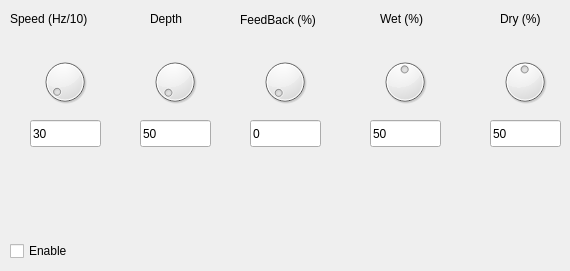
    <widget class="QWidget" name="tab_4">
     <attribute name="title">
      <string>Chorus</string>
     </attribute>
     <widget class="QCheckBox" name="checkBox_4">
      <property name="geometry">
       <rect>
        <x>10</x>
        <y>240</y>
        <width>71</width>
        <height>22</height>
       </rect>
      </property>
      <property name="text">
       <string>Enable</string>
      </property>
     </widget>
     <widget class="QDial" name="ChSpeedDial">
      <property name="geometry">
       <rect>
        <x>40</x>
        <y>50</y>
        <width>50</width>
        <height>64</height>
       </rect>
      </property>
      <property name="minimum">
       <number>1</number>
      </property>
      <property name="maximum">
       <number>1000</number>
      </property>
      <property name="value">
       <number>30</number>
      </property>
     </widget>
     <widget class="QDial" name="ChDepthDial">
      <property name="geometry">
       <rect>
        <x>150</x>
        <y>50</y>
        <width>50</width>
        <height>64</height>
       </rect>
      </property>
      <property name="minimum">
       <number>1</number>
      </property>
      <property name="maximum">
       <number>10000</number>
      </property>
      <property name="value">
       <number>50</number>
      </property>
     </widget>
     <widget class="QDial" name="ChFeedbackDial">
      <property name="geometry">
       <rect>
        <x>260</x>
        <y>50</y>
        <width>50</width>
        <height>64</height>
       </rect>
      </property>
      <property name="maximum">
       <number>100</number>
      </property>
     </widget>
     <widget class="QDial" name="ChWetDial">
      <property name="geometry">
       <rect>
        <x>380</x>
        <y>50</y>
        <width>50</width>
        <height>64</height>
       </rect>
      </property>
      <property name="minimum">
       <number>1</number>
      </property>
      <property name="maximum">
       <number>100</number>
      </property>
      <property name="value">
       <number>50</number>
      </property>
     </widget>
     <widget class="QDial" name="ChDryDial">
      <property name="geometry">
       <rect>
        <x>500</x>
        <y>50</y>
        <width>50</width>
        <height>64</height>
       </rect>
      </property>
      <property name="minimum">
       <number>1</number>
      </property>
      <property name="maximum">
       <number>100</number>
      </property>
      <property name="value">
       <number>50</number>
      </property>
     </widget>
     <widget class="QLineEdit" name="ChSpeedLE">
      <property name="geometry">
       <rect>
        <x>30</x>
        <y>120</y>
        <width>71</width>
        <height>27</height>
       </rect>
      </property>
      <property name="text">
       <string>30</string>
      </property>
     </widget>
     <widget class="QLineEdit" name="ChDepthLE">
      <property name="geometry">
       <rect>
        <x>140</x>
        <y>120</y>
        <width>71</width>
        <height>27</height>
       </rect>
      </property>
      <property name="text">
       <string>50</string>
      </property>
     </widget>
     <widget class="QLineEdit" name="ChFeedbackLE">
      <property name="geometry">
       <rect>
        <x>250</x>
        <y>120</y>
        <width>71</width>
        <height>27</height>
       </rect>
      </property>
      <property name="text">
       <string>0</string>
      </property>
     </widget>
     <widget class="QLineEdit" name="ChWetLE">
      <property name="geometry">
       <rect>
        <x>370</x>
        <y>120</y>
        <width>71</width>
        <height>27</height>
       </rect>
      </property>
      <property name="text">
       <string>50</string>
      </property>
     </widget>
     <widget class="QLineEdit" name="ChDryLE">
      <property name="geometry">
       <rect>
        <x>490</x>
        <y>120</y>
        <width>71</width>
        <height>27</height>
       </rect>
      </property>
      <property name="text">
       <string>50</string>
      </property>
     </widget>
     <widget class="QLabel" name="label_21">
      <property name="geometry">
       <rect>
        <x>10</x>
        <y>10</y>
        <width>101</width>
        <height>17</height>
       </rect>
      </property>
      <property name="text">
       <string>Speed (Hz/10)</string>
      </property>
     </widget>
     <widget class="QLabel" name="label_22">
      <property name="geometry">
       <rect>
        <x>150</x>
        <y>10</y>
        <width>41</width>
        <height>17</height>
       </rect>
      </property>
      <property name="text">
       <string>Depth</string>
      </property>
     </widget>
     <widget class="QLabel" name="label_23">
      <property name="geometry">
       <rect>
        <x>240</x>
        <y>10</y>
        <width>91</width>
        <height>20</height>
       </rect>
      </property>
      <property name="text">
       <string>FeedBack (%)</string>
      </property>
     </widget>
     <widget class="QLabel" name="label_24">
      <property name="geometry">
       <rect>
        <x>380</x>
        <y>10</y>
        <width>61</width>
        <height>17</height>
       </rect>
      </property>
      <property name="text">
       <string>Wet (%)</string>
      </property>
     </widget>
     <widget class="QLabel" name="label_25">
      <property name="geometry">
       <rect>
        <x>500</x>
        <y>10</y>
        <width>61</width>
        <height>17</height>
       </rect>
      </property>
      <property name="text">
       <string>Dry (%)</string>
      </property>
     </widget>
    </widget>
